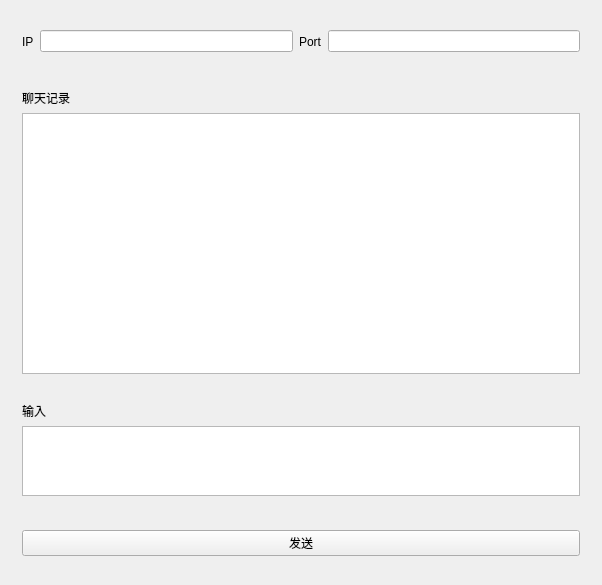
<?xml version="1.0" encoding="UTF-8"?>
<ui version="4.0">
 <class>Server</class>
 <widget class="QWidget" name="Server">
  <property name="geometry">
   <rect>
    <x>0</x>
    <y>0</y>
    <width>602</width>
    <height>585</height>
   </rect>
  </property>
  <property name="windowTitle">
   <string>Server</string>
  </property>
  <layout class="QVBoxLayout" name="verticalLayout" stretch="2,10,2,2">
   <item>
    <widget class="QWidget" name="widget" native="true">
     <layout class="QHBoxLayout" name="horizontalLayout">
      <item>
       <widget class="QLabel" name="label">
        <property name="text">
         <string>IP</string>
        </property>
       </widget>
      </item>
      <item>
       <widget class="QLineEdit" name="SIp"/>
      </item>
      <item>
       <widget class="QLabel" name="label_2">
        <property name="text">
         <string>Port</string>
        </property>
       </widget>
      </item>
      <item>
       <widget class="QLineEdit" name="SPort"/>
      </item>
     </layout>
    </widget>
   </item>
   <item>
    <widget class="QWidget" name="widget_2" native="true">
     <layout class="QVBoxLayout" name="verticalLayout_3">
      <item>
       <widget class="QLabel" name="label_3">
        <property name="text">
         <string>聊天记录</string>
        </property>
       </widget>
      </item>
      <item>
       <widget class="QTextEdit" name="recorb"/>
      </item>
     </layout>
    </widget>
   </item>
   <item>
    <widget class="QWidget" name="widget_3" native="true">
     <layout class="QVBoxLayout" name="verticalLayout_2">
      <item>
       <widget class="QLabel" name="label_4">
        <property name="text">
         <string>输入</string>
        </property>
       </widget>
      </item>
      <item>
       <widget class="QTextEdit" name="msg"/>
      </item>
     </layout>
    </widget>
   </item>
   <item>
    <widget class="QWidget" name="widget_4" native="true">
     <layout class="QHBoxLayout" name="horizontalLayout_2">
      <item>
       <widget class="QPushButton" name="send">
        <property name="text">
         <string>发送</string>
        </property>
       </widget>
      </item>
     </layout>
    </widget>
   </item>
  </layout>
 </widget>
 <layoutdefault spacing="6" margin="11"/>
 <resources/>
 <connections/>
</ui>
